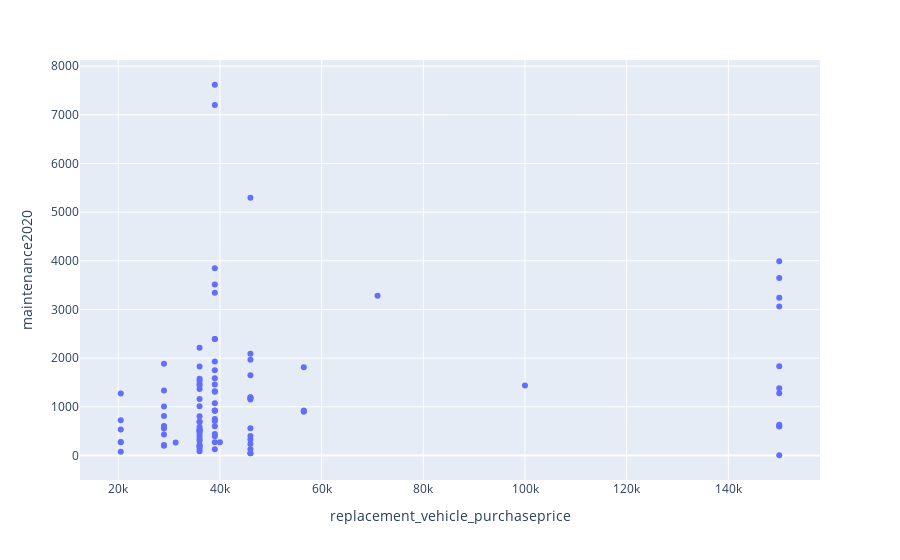

Notebook code for this chart:
### Code cell
fig = px.scatter(df, x="replacement_vehicle_purchaseprice", y="maintenance2020")
fig.show()
